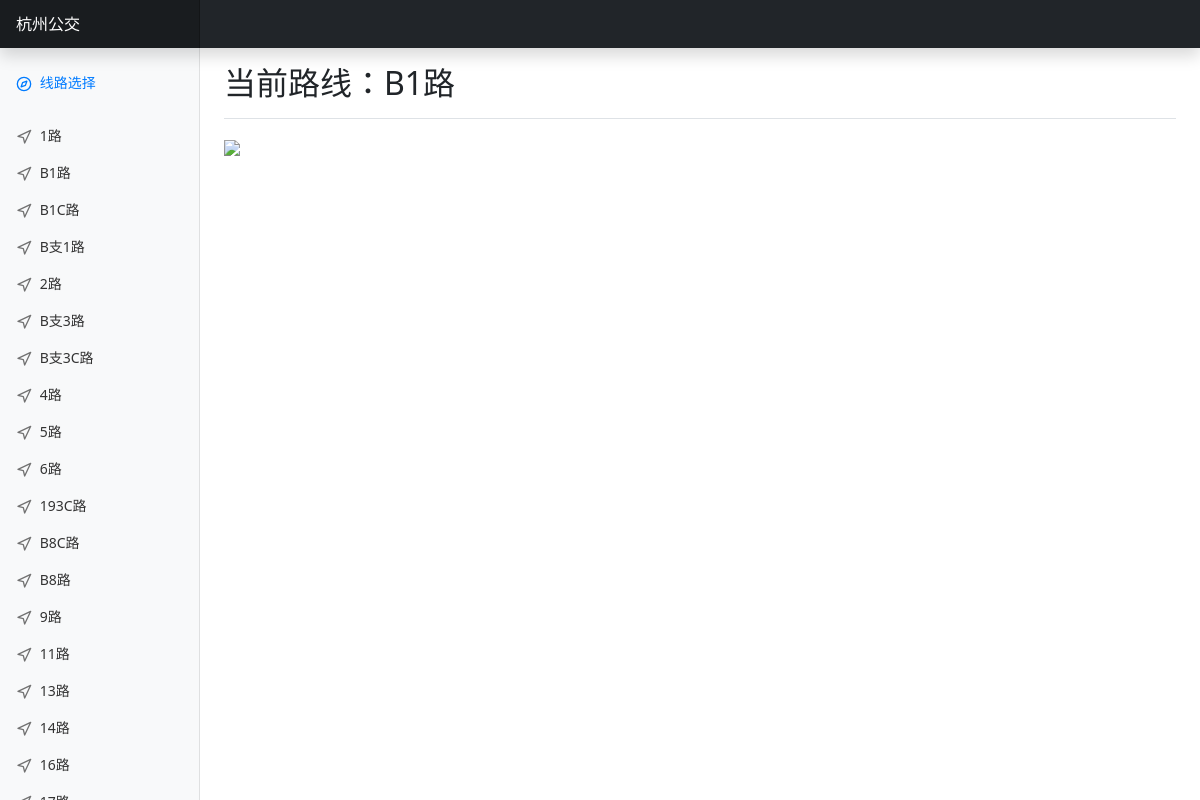
Page /?route_id=1001000004 on the committed database.
### hzbus/db.py (models this page shows)
class BasicModel(Model):
    class Meta:
        database = db

class RouteDb(BasicModel):
    route_id = IntegerField(primary_key=True, unique=True)
    opposite_id = IntegerField(null=True)
    amap_id = IntegerField(null=True)
    name = CharField()
    raw_name = CharField()
    origin = CharField()
    terminal = CharField()
    has_gps = BooleanField()
    stops = TextField(null=True)

### hzbus/server.py (the view)
@app.route('/')
def index():
    route_id = request.args.get('route_id')
    raw_routes = get_routes()
    routes = {route_name: route_id for route_id,
              route_name in raw_routes}.items()
    route_ids = [i for _, i in routes]
    if not route_id:
        route_id = route_ids[0]
    try:
        route_id = int(route_id)
        assert route_id in route_ids
    except:
        return Response("invalid route ID", status=400)
    route_name = dict(raw_routes)[route_id]
    return render_template('index.html',
                           routes=routes,
                           _route_id=route_id,
                           _route_name=route_name)

### hzbus/api.py (called while the page is built)
def get_routes() -> list[(int, str), ...]:
    all_routes = Route().get_all()
    routes = []
    for route in all_routes:
        a_route = (route.route_id, route.name)
        routes.append(a_route)
    return routes

### hzbus/model.py (called while the page is built)
    @classmethod
    def get_all(cls) -> typing.List['Route']:
        query = RouteDb.select()
        result = []
        for item in query:
            route = cls()
            route.__dict__.update(item.__data__)
            route.stops = route.stops.split(',')[1:]
            result.append(route)
        return result

### hzbus/templates/index.html (shortened to what this page needs)
<!doctype html>
<html lang="en">
<head>
    <link href="/static/css/bootstrap.min.css" rel="stylesheet">
    <link href="/static/dashboard.css" rel="stylesheet">
</head>
<body>
    <header class="navbar navbar-dark sticky-top bg-dark flex-md-nowrap p-0 shadow">
        <a class="navbar-brand col-md-3 col-lg-2 me-0 px-3" href="#">杭州公交</a>
    </header>
    <div class="container-fluid">
        <div class="row">
            <nav id="sidebarMenu" class="col-md-3 col-lg-2 d-md-block bg-light sidebar collapse"
                style="overflow-y:scroll;">
                <div class="position-sticky pt-3">
                    <ul class="nav flex-column">
                        <li class="nav-item">
                            <p class="nav-link active" aria-current="page">
                                <span data-feather="compass"></span>
                                线路选择
                            </p>
                        </li>
                        {% for route_name, route_id in routes %}
                        <li class="nav-item">
                            <a class="nav-link" href="/?route_id={{ route_id }}">
                                <span data-feather="navigation"></span>
                                {{ route_name }}
                            </a>
                        </li>
                        {% endfor %}
                    </ul>
                </div>
            </nav>
            <main class="col-md-9 ms-sm-auto col-lg-10 px-md-4">
                <div
                    class="d-flex justify-content-between flex-wrap flex-md-nowrap align-items-center pt-3 pb-2 mb-3 border-bottom">
                    <h1 class="h2">当前路线：{{ _route_name }}</h1>
                </div>
                <div id="img-container">
                    <img id="img-map" src="/staticmap/{{ _route_id }}" class="img-fluid" height="700px">
                </div>
            </main>
        </div>
    </div>
</body>
</html>

### hzbus/static/dashboard.css (style rules this page uses)
body { font-size: .875rem; }
.feather { width: 16px; height: 16px; vertical-align: text-bottom; }
.sidebar { position: fixed; top: 0; bottom: 0; left: 0; z-index: 100; padding: 48px 0 0; box-shadow: inset -1px 0 0 rgba(0, 0, 0, .1); }
.sidebar .nav-link { font-weight: 500; color: #333; }
.sidebar .nav-link .feather { margin-right: 4px; color: #727272; }
.sidebar .nav-link.active { color: #007bff; }
.sidebar .nav-link:hover .feather, .sidebar .nav-link.active .feather { color: inherit; }
.navbar-brand { padding-top: .75rem; padding-bottom: .75rem; font-size: 1rem; background-color: rgba(0, 0, 0, .25); box-shadow: inset -1px 0 0 rgba(0, 0, 0, .25); }

### rows in the picture
RouteDb: routes "1路"
RouteDb: routes "B1路"
RouteDb: routes "B1C路"
RouteDb: routes "B支1路"
RouteDb: routes "2路"
RouteDb: routes "B支3路"
RouteDb: routes "B支3C路"
RouteDb: routes "4路"
RouteDb: routes "5路"
RouteDb: routes "6路"
RouteDb: routes "193C路"
RouteDb: routes "B8C路"
RouteDb: routes "B8路"
RouteDb: routes "9路"
RouteDb: routes "11路"
RouteDb: routes "13路"
RouteDb: routes "14路"
RouteDb: routes "16路"
RouteDb: name "B1路"
